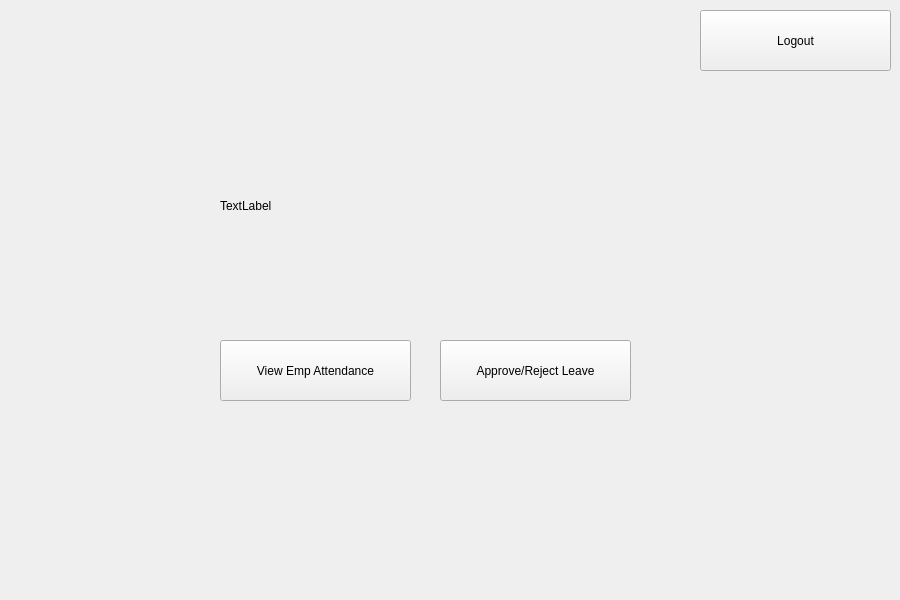
<?xml version="1.0" encoding="UTF-8"?>
<ui version="4.0">
 <class>DirectorLogin</class>
 <widget class="QWidget" name="DirectorLogin">
  <property name="geometry">
   <rect>
    <x>0</x>
    <y>0</y>
    <width>900</width>
    <height>600</height>
   </rect>
  </property>
  <property name="windowTitle">
   <string>Form</string>
  </property>
  <widget class="QPushButton" name="viewEmpAttButton">
   <property name="geometry">
    <rect>
     <x>220</x>
     <y>340</y>
     <width>191</width>
     <height>61</height>
    </rect>
   </property>
   <property name="text">
    <string>View Emp Attendance</string>
   </property>
  </widget>
  <widget class="QPushButton" name="approveRejectButton">
   <property name="geometry">
    <rect>
     <x>440</x>
     <y>340</y>
     <width>191</width>
     <height>61</height>
    </rect>
   </property>
   <property name="text">
    <string>Approve/Reject Leave</string>
   </property>
  </widget>
  <widget class="QPushButton" name="Logout">
   <property name="geometry">
    <rect>
     <x>700</x>
     <y>10</y>
     <width>191</width>
     <height>61</height>
    </rect>
   </property>
   <property name="text">
    <string>Logout</string>
   </property>
  </widget>
  <widget class="QLabel" name="welcomeLabel">
   <property name="geometry">
    <rect>
     <x>220</x>
     <y>150</y>
     <width>411</width>
     <height>111</height>
    </rect>
   </property>
   <property name="text">
    <string>TextLabel</string>
   </property>
  </widget>
 </widget>
 <resources/>
 <connections/>
</ui>
